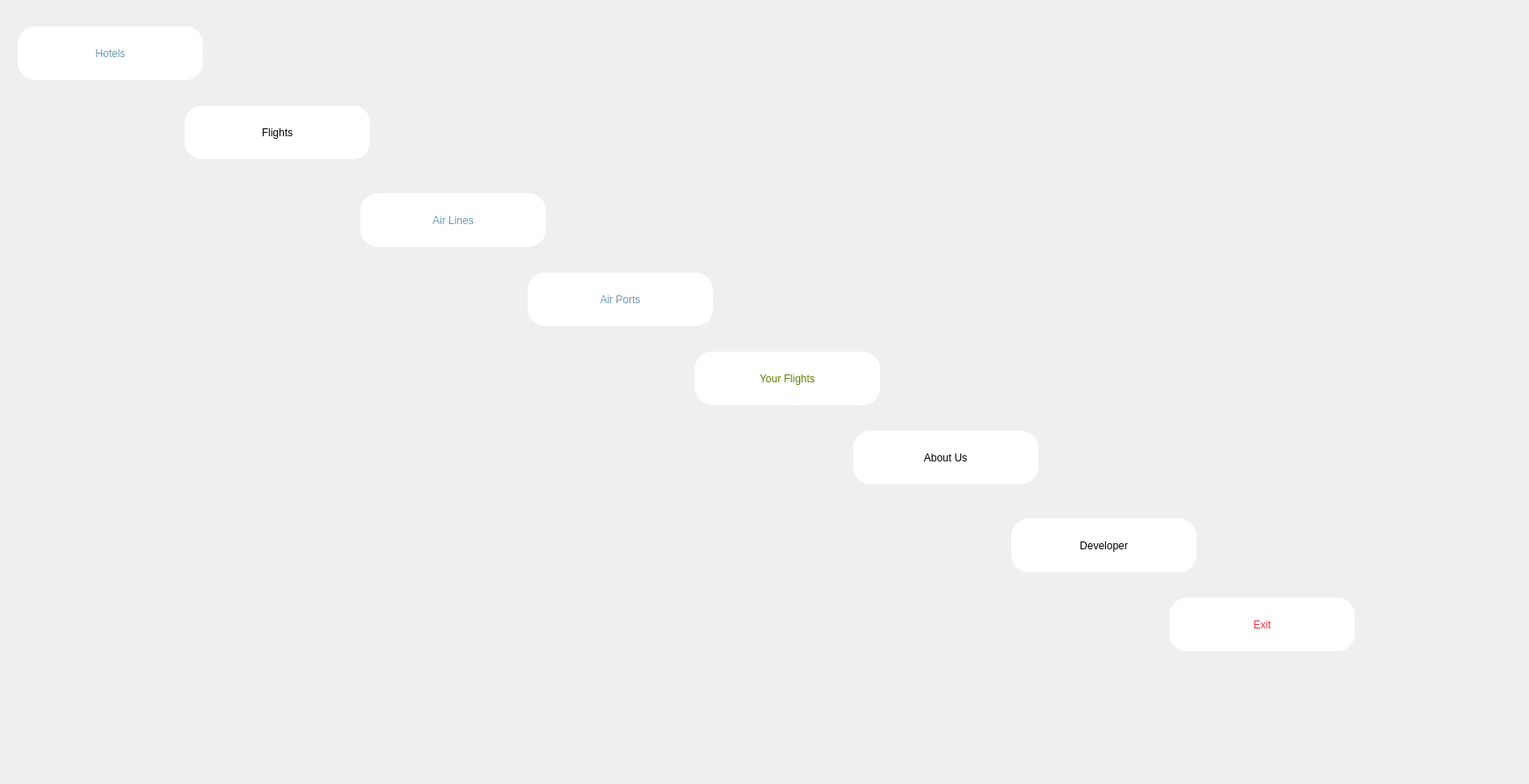
<?xml version="1.0" encoding="UTF-8"?>
<ui version="4.0">
 <class>Dialog</class>
 <widget class="QDialog" name="Dialog">
  <property name="geometry">
   <rect>
    <x>0</x>
    <y>0</y>
    <width>1739</width>
    <height>892</height>
   </rect>
  </property>
  <property name="windowTitle">
   <string>Dialog</string>
  </property>
  <property name="styleSheet">
   <string notr="true"/>
  </property>
  <widget class="QPushButton" name="flightsBtn">
   <property name="geometry">
    <rect>
     <x>210</x>
     <y>120</y>
     <width>211</width>
     <height>61</height>
    </rect>
   </property>
   <property name="styleSheet">
    <string notr="true">border-radius:20px;
font: italic 18pt &quot;Ubuntu&quot;;
color: qlineargradient(spread:pad, x1:0, y1:1, x2:0, y2:0, stop:0 rgba(0, 0, 0, 255), stop:0.05 rgba(14, 8, 73, 255), stop:0.36 rgba(28, 17, 145, 255), stop:0.6 rgba(126, 14, 81, 255), stop:0.75 rgba(234, 11, 11, 255), stop:0.79 rgba(244, 70, 5, 255), stop:0.86 rgba(255, 136, 0, 255), stop:0.935 rgba(239, 236, 55, 255));
background: #fff</string>
   </property>
   <property name="text">
    <string>Flights</string>
   </property>
  </widget>
  <widget class="QPushButton" name="airLinesBtn">
   <property name="geometry">
    <rect>
     <x>410</x>
     <y>220</y>
     <width>211</width>
     <height>61</height>
    </rect>
   </property>
   <property name="styleSheet">
    <string notr="true">border-radius:20px;
font: italic 18pt &quot;Ubuntu&quot;;
color: qradialgradient(spread:repeat, cx:0.5, cy:0.5, radius:0.077, fx:0.5, fy:0.5, stop:0 rgba(0, 169, 255, 147), stop:0.497326 rgba(0, 0, 0, 147), stop:1 rgba(0, 169, 255, 147));
background: #fff</string>
   </property>
   <property name="text">
    <string>Air Lines</string>
   </property>
  </widget>
  <widget class="QPushButton" name="yourFlightsBtn">
   <property name="geometry">
    <rect>
     <x>790</x>
     <y>400</y>
     <width>211</width>
     <height>61</height>
    </rect>
   </property>
   <property name="styleSheet">
    <string notr="true">border-radius:20px;
font: italic 18pt &quot;Ubuntu&quot;;
color: qradialgradient(spread:repeat, cx:0.5, cy:0.5, radius:0.077, fx:0.5, fy:0.5, stop:0 rgba(0, 169, 255, 147), stop:0.497326 rgba(0, 0, 0, 147), stop:1 rgba(0, 169, 255, 147));
color: qlineargradient(spread:pad, x1:0, y1:0, x2:1, y2:0, stop:0 rgba(9, 41, 4, 255), stop:0.085 rgba(2, 79, 0, 255), stop:0.19 rgba(50, 147, 22, 255), stop:0.275 rgba(236, 191, 49, 255), stop:0.39 rgba(243, 61, 34, 255), stop:0.555 rgba(135, 81, 60, 255), stop:0.667 rgba(121, 75, 255, 255), stop:0.825 rgba(164, 255, 244, 255), stop:0.885 rgba(104, 222, 71, 255), stop:1 rgba(93, 128, 0, 255));
background: #fff</string>
   </property>
   <property name="text">
    <string>Your Flights</string>
   </property>
  </widget>
  <widget class="QPushButton" name="aboutUsBtn">
   <property name="geometry">
    <rect>
     <x>970</x>
     <y>490</y>
     <width>211</width>
     <height>61</height>
    </rect>
   </property>
   <property name="styleSheet">
    <string notr="true">border-radius:20px;
font: italic 18pt &quot;Ubuntu&quot;;
color: qconicalgradient(cx:0.5, cy:0.5, angle:0, stop:0 rgba(35, 40, 3, 255), stop:0.16 rgba(136, 106, 22, 255), stop:0.225 rgba(166, 140, 41, 255), stop:0.285 rgba(204, 181, 74, 255), stop:0.345 rgba(235, 219, 102, 255), stop:0.415 rgba(245, 236, 112, 255), stop:0.52 rgba(209, 190, 76, 255), stop:0.57 rgba(187, 156, 51, 255), stop:0.635 rgba(168, 142, 42, 255), stop:0.695 rgba(202, 174, 68, 255), stop:0.75 rgba(218, 202, 86, 255), stop:0.815 rgba(208, 187, 73, 255), stop:0.88 rgba(187, 156, 51, 255), stop:0.935 rgba(137, 108, 26, 255), stop:1 rgba(35, 40, 3, 255));
background: #fff</string>
   </property>
   <property name="text">
    <string>About Us</string>
   </property>
  </widget>
  <widget class="QPushButton" name="aboutMeBtn">
   <property name="geometry">
    <rect>
     <x>1150</x>
     <y>590</y>
     <width>211</width>
     <height>61</height>
    </rect>
   </property>
   <property name="styleSheet">
    <string notr="true">border-radius:20px;
font: italic 18pt &quot;Ubuntu&quot;;
color: qlineargradient(spread:pad, x1:0, y1:1, x2:0, y2:0, stop:0 rgba(0, 0, 0, 255), stop:0.05 rgba(14, 8, 73, 255), stop:0.36 rgba(28, 17, 145, 255), stop:0.6 rgba(126, 14, 81, 255), stop:0.75 rgba(234, 11, 11, 255), stop:0.79 rgba(244, 70, 5, 255), stop:0.86 rgba(255, 136, 0, 255), stop:0.935 rgba(239, 236, 55, 255));
background: #fff</string>
   </property>
   <property name="text">
    <string>Developer</string>
   </property>
  </widget>
  <widget class="QPushButton" name="exitBtn">
   <property name="geometry">
    <rect>
     <x>1330</x>
     <y>680</y>
     <width>211</width>
     <height>61</height>
    </rect>
   </property>
   <property name="styleSheet">
    <string notr="true">border-radius:20px;
font: italic 18pt &quot;Ubuntu&quot;;
color: rgb(237, 51, 59);
background: #fff</string>
   </property>
   <property name="text">
    <string>Exit</string>
   </property>
  </widget>
  <widget class="QLabel" name="logo">
   <property name="geometry">
    <rect>
     <x>-30</x>
     <y>440</y>
     <width>531</width>
     <height>411</height>
    </rect>
   </property>
   <property name="styleSheet">
    <string notr="true"/>
   </property>
   <property name="text">
    <string/>
   </property>
  </widget>
  <widget class="QPushButton" name="hotelsBtn">
   <property name="geometry">
    <rect>
     <x>20</x>
     <y>30</y>
     <width>211</width>
     <height>61</height>
    </rect>
   </property>
   <property name="styleSheet">
    <string notr="true">border-radius:20px;
background-color: rgb(0, 0, 0);
font: italic 18pt &quot;Ubuntu&quot;;
background: #fff;
color: qradialgradient(spread:repeat, cx:0.5, cy:0.5, radius:0.077, fx:0.5, fy:0.5, stop:0 rgba(0, 169, 255, 147), stop:0.497326 rgba(0, 0, 0, 147), stop:1 rgba(0, 169, 255, 147));</string>
   </property>
   <property name="text">
    <string>Hotels</string>
   </property>
  </widget>
  <widget class="QPushButton" name="airPortsBtn">
   <property name="geometry">
    <rect>
     <x>600</x>
     <y>310</y>
     <width>211</width>
     <height>61</height>
    </rect>
   </property>
   <property name="styleSheet">
    <string notr="true">border-radius:20px;
font: italic 18pt &quot;Ubuntu&quot;;
color: qradialgradient(spread:repeat, cx:0.5, cy:0.5, radius:0.077, fx:0.5, fy:0.5, stop:0 rgba(0, 169, 255, 147), stop:0.497326 rgba(0, 0, 0, 147), stop:1 rgba(0, 169, 255, 147));
background: #fff</string>
   </property>
   <property name="text">
    <string>Air Ports</string>
   </property>
  </widget>
 </widget>
 <resources>
  <include location="image.qrc"/>
 </resources>
 <connections/>
</ui>
